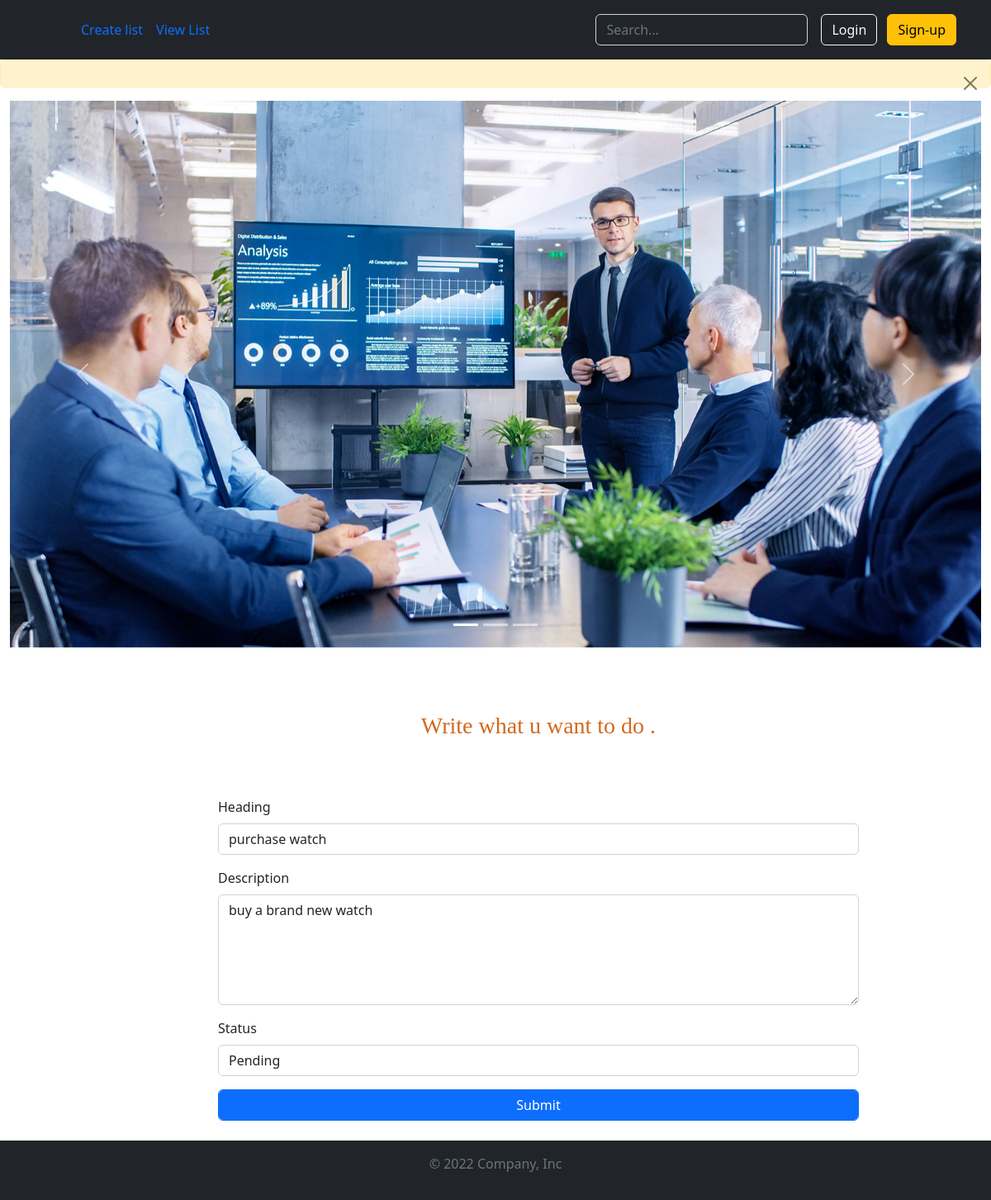
The page /update/3/ on the database its author committed.
### list/models.py (models this page shows, shortened)
class List(models.Model):
    heading = models.CharField(max_length=200,default="")
    description = models.CharField(max_length=500,default="")
    status = models.CharField(max_length=200,default="")
    date = models.DateField

### list/views.py (the view)
# urls.py: path("update/<int:id>/",views.update,name="update"),
def update(request,id):
    var = List.objects.get(id=id)
    return render(request,"update.html",{"var":var})

### list/templates/update.html (shortened to what this page needs)
{% extends 'base.html' %}
{% block content %}
{% load static %}
{% if msg != "" %}
<div class="alert alert-warning alert-dismissible fade show" role="alert">
  <button type="button" class="btn-close" data-bs-dismiss="alert" aria-label="Close"></button>
</div>
{% endif %}
      <div class="container-fluid">
        <div id="carouselExampleIndicators" class="carousel slide" data-bs-ride="true">
            <div class="carousel-indicators">
              <button type="button" data-bs-target="#carouselExampleIndicators" data-bs-slide-to="0" class="active" aria-current="true" aria-label="Slide 1"></button>
              <button type="button" data-bs-target="#carouselExampleIndicators" data-bs-slide-to="1" aria-label="Slide 2"></button>
              <button type="button" data-bs-target="#carouselExampleIndicators" data-bs-slide-to="2" aria-label="Slide 3"></button>
            </div>
            <div class="carousel-inner">
              <div class="carousel-item active">
                <img src="{% static 'images/image1.jpg' %}" class="d-block w-100" alt="my image">
              </div>
            </div>
            <button class="carousel-control-prev" type="button" data-bs-target="#carouselExampleIndicators" data-bs-slide="prev">
              <span class="carousel-control-prev-icon" aria-hidden="true"></span>
            </button>
            <button class="carousel-control-next" type="button" data-bs-target="#carouselExampleIndicators" data-bs-slide="next">
              <span class="carousel-control-next-icon" aria-hidden="true"></span>
            </button>
          </div>
      </div>
      <div class="row my-3 col-md-8 todo">
        <div>
          <h3>
            Write what u want to do .
          </h3>
        </div>
        {% if var %}
        <form action="{% url 'updating' id=var.id %}" method="post">
        <div class="mb-3 ">
          <label for="heading" class="form-label">Heading</label>
          <input type="text" class="form-control" id="heading" name="heading" value="{{var.heading}}" placeholder="Write heading here" required>
        </div>
        <div class="mb-3">
          <label for="description" class="form-label">Description</label>
          <textarea class="form-control" id="description" name="description" rows="5"  placeholder="Enter the description of the work" required >{{var.description}}</textarea>
        </div>
        <div class="mb-3 ">
          <label for="status" class="form-label">Status</label>
          <select name="status" id="status" class="form-control" required>
            <option value="{{var.status}}">{{var.status}}</option>
          </select>
        </div>
        <button type="submit" class="btn btn-primary form-control">Submit</button>
      </div>
    {% endif %}
    {% endblock %}

### list/static/css/style.css (style rules this page uses)
.todo { justify-content: center; position: relative; left: 22%; }
.todo h3 { text-align: center; padding: 62px 1px; color: chocolate; font-family: cursive; }

### rows shown on the page
List: heading "purchase watch", description "buy a brand new watch", status "Pending"
